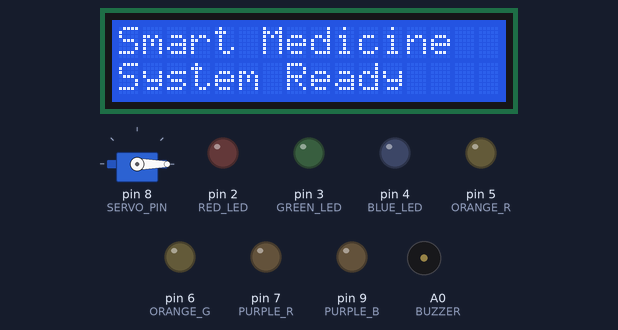
This sketch was run on a simulated Arduino Uno, built with avr-gcc and run on an emulated ATmega328P. Parts: 16×2 character LCD, servo, output pins drawn as LEDs (lit = HIGH), buzzer (waves = sounding). The local clock reads 2024-03-15 10:24:30 at power-on unless the sketch sets it; pins used as bus, display or sensor lines are not drawn.

Above: at 0.2 s.
At 2.2 s:
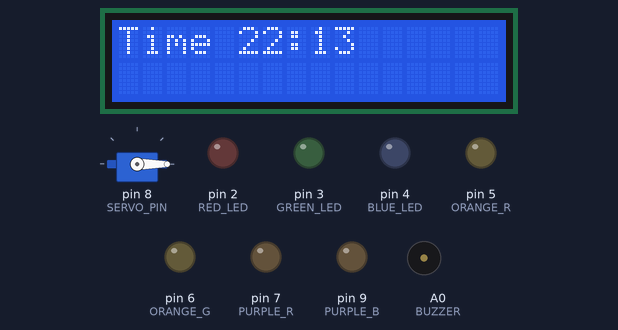
At 30.3 s:
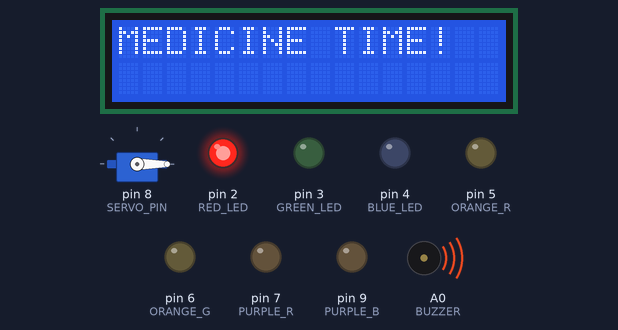
At 40.5 s:
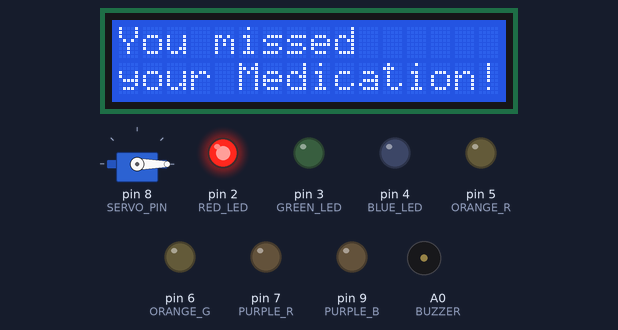
At 70.5 s:
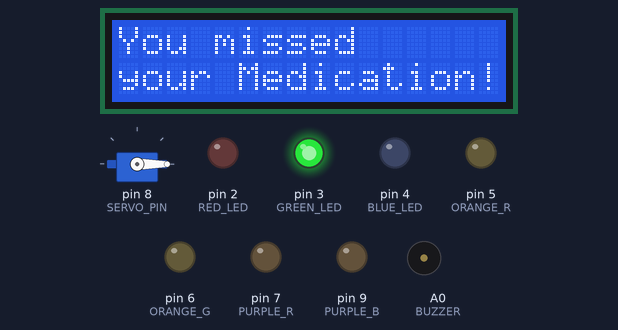
At 120.4 s:
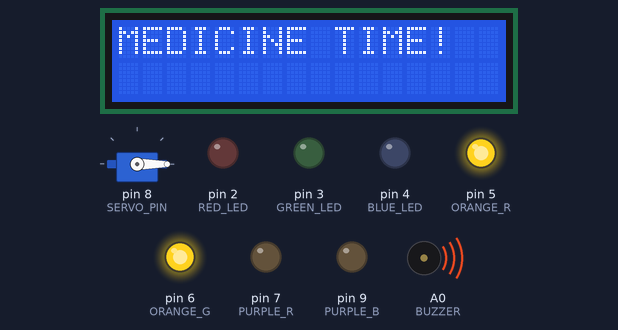
Timing chart, 0 to 121.9 s (numbered marks = the images above):
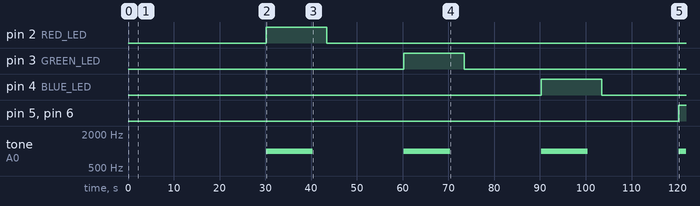

The sketch:

RFID-Based_Medicine_Reminder.ino
```cpp
#include <SPI.h>
#include <MFRC522.h>
#include <Wire.h>
#include <LiquidCrystal_I2C.h>
#include <RTClib.h>
#include <Servo.h>

// RFID
#define SS_PIN 10
#define RST_PIN A3
MFRC522 rfid(SS_PIN, RST_PIN);

// LCD
LiquidCrystal_I2C lcd(0x27, 16, 2);

// RTC
RTC_DS3231 rtc;

// Servo
Servo lockServo;

#define SERVO_PIN 8
#define BUZZER A0

// LEDs
#define RED_LED 2
#define ORANGE_R 5
#define ORANGE_G 6
#define PURPLE_R 7
#define PURPLE_B 9
#define GREEN_LED 3
#define BLUE_LED 4

// RFID UID (01 02 03 04)
byte allowedUID[] = {0x01, 0x02, 0x03, 0x04};

bool medicineActive = false;
bool medicineTaken = false;
unsigned long reminderStart = 0;
unsigned long medicineStart = 0;
int lastReminderHour = -1;

void setup() {
  Serial.begin(9600);

  SPI.begin();
  rfid.PCD_Init();

  Wire.begin();
  rtc.begin();
  rtc.adjust(DateTime(F(__DATE__), F(__TIME__))); // run once then comment

  lcd.init();
  lcd.backlight();

  lockServo.attach(SERVO_PIN);
  lockServo.write(0);

  pinMode(BUZZER, OUTPUT);

  pinMode(RED_LED, OUTPUT);
  pinMode(ORANGE_R, OUTPUT);
  pinMode(ORANGE_G, OUTPUT);
  pinMode(PURPLE_R, OUTPUT);
  pinMode(PURPLE_B, OUTPUT);
  pinMode(GREEN_LED, OUTPUT);
  pinMode(BLUE_LED, OUTPUT);

  allLEDsOff();

  lcd.setCursor(0,0);
  lcd.print("Smart Medicine");
  lcd.setCursor(0,1);
  lcd.print("System Ready");
  delay(2000);
  lcd.clear();
}

void loop() {
  DateTime now = rtc.now();

// ONLY show time when no medicine alert is active
if (!medicineActive && !medicineTaken) {
  displayTime(now);
}

checkSchedule(now);

  if (medicineActive) {

  if (!medicineTaken) {
    tone(BUZZER, 1000);
  }

  checkRFID();

    if (!medicineTaken && millis() - reminderStart > 10000) {
      missedDose();
    }
  }

  if (medicineTaken && millis() - medicineStart > 5000) {
    finishCycle();
  }

  delay(300);
}

// ---------------- DISPLAY TIME ----------------
void displayTime(DateTime now) {
  lcd.setCursor(0,0);
  lcd.print("Time ");

  if (now.hour() < 10) lcd.print("0");
  lcd.print(now.hour());
  lcd.print(":");
  if (now.minute() < 10) lcd.print("0");
  lcd.print(now.minute());
}

// ---------------- SCHEDULE ----------------
void checkSchedule(DateTime now) {
  if (medicineActive) return;

  static unsigned long lastChange = 0;
  static int ledStep = 0;

  if (millis() - lastChange >= 30000) {
    lastChange = millis();

    activate(ledStep);

    ledStep++;

    if (ledStep > 4) {
      ledStep = 0;
    }
  }
}

// ---------------- ACTIVATE ----------------
void activate(int type) {
  medicineActive = true;
  medicineTaken = false;
  reminderStart = millis();

  allLEDsOff();

  switch(type) {
    case 0:
      digitalWrite(RED_LED, HIGH);
      break;

    case 1:
       digitalWrite(GREEN_LED, HIGH);
      break;

    case 2:
      digitalWrite(BLUE_LED, HIGH);
      break;

    case 3:
      digitalWrite(ORANGE_R, HIGH);
      digitalWrite(ORANGE_G, HIGH);
      break;

    case 4:
      digitalWrite(PURPLE_R, HIGH);
      digitalWrite(PURPLE_B, HIGH);
      break;
  }

  lcd.clear();
  lcd.setCursor(0,0);
  lcd.print("MEDICINE TIME!");
}

// ---------------- RFID CHECK ----------------
void checkRFID() {

  if (!rfid.PICC_IsNewCardPresent()) return;
  if (!rfid.PICC_ReadCardSerial()) return;

  // 🔍 DEBUG: show UID in Serial Monitor
  Serial.print("UID:");
  for (byte i = 0; i < rfid.uid.size; i++) {
    Serial.print(" ");
    Serial.print(rfid.uid.uidByte[i]);
  }
  Serial.println();

  if (isAuthorized()) {
    noTone(BUZZER);

    lockServo.write(90);

    lcd.clear();
    lcd.print("Access Granted");

    delay(500);

    lcd.clear();
    lcd.print("Welcome Kurt!");

    delay(500);

    lcd.clear();
    lcd.setCursor(0,0);
    lcd.print("time for your");
    lcd.setCursor(0,1);
    lcd.print("Medicine!");


    medicineTaken = true;
    medicineStart = millis();
  }
  else {
    lcd.clear();
    lcd.print("Access Denied!");
    delay(1500);
  }

  rfid.PICC_HaltA();
}

// ---------------- UID CHECK ----------------
bool isAuthorized() {
  for (byte i = 0; i < 4; i++) {
    if (rfid.uid.uidByte[i] != allowedUID[i]) {
      return false;
    }
  }
  return true;
}

// ---------------- MISSED DOSE ----------------
void missedDose() {
  noTone(BUZZER);
  lcd.clear();
  lcd.setCursor(0,0);
  lcd.print("You missed");
  lcd.setCursor(0,1);
  lcd.print("your Medication!");
  delay(3000);
  resetSystem();
}

// ---------------- FINISH ----------------
void finishCycle() {
  lockServo.write(0);
  noTone(BUZZER);
  resetSystem();
}

// ---------------- RESET ----------------
void resetSystem() {
  medicineActive = false;
  medicineTaken = false;
  allLEDsOff();
  lcd.clear();
}

// ---------------- LED OFF ----------------
void allLEDsOff() {
  digitalWrite(RED_LED, LOW);
  digitalWrite(ORANGE_R, LOW);
  digitalWrite(ORANGE_G, LOW);
  digitalWrite(PURPLE_R, LOW);
  digitalWrite(PURPLE_B, LOW);
  digitalWrite(GREEN_LED, LOW);
  digitalWrite(BLUE_LED, LOW);
}
```

Measured:
- by itself, pin 2 (RED_LED): LOW → HIGH at 30.2 s, → LOW 13.2 s later
- by itself, pin 3 (GREEN_LED): LOW → HIGH at 60.2 s, → LOW 13.2 s later
- by itself, pin 4 (BLUE_LED): LOW → HIGH at 90.3 s, → LOW 13.2 s later
- by itself, pin 5 (ORANGE_R), pin 6 (ORANGE_G): LOW → HIGH at 120 s
- by itself, tone on A0 (BUZZER): alternates 1000 Hz for 10.1 s and silent for 19.9 s
- what the display in image 1 shows lasts 28.0 s, from 2.2 s to 30.2 s
- what the display in image 2 shows lasts 10.2 s, from 30.2 s to 40.4 s
